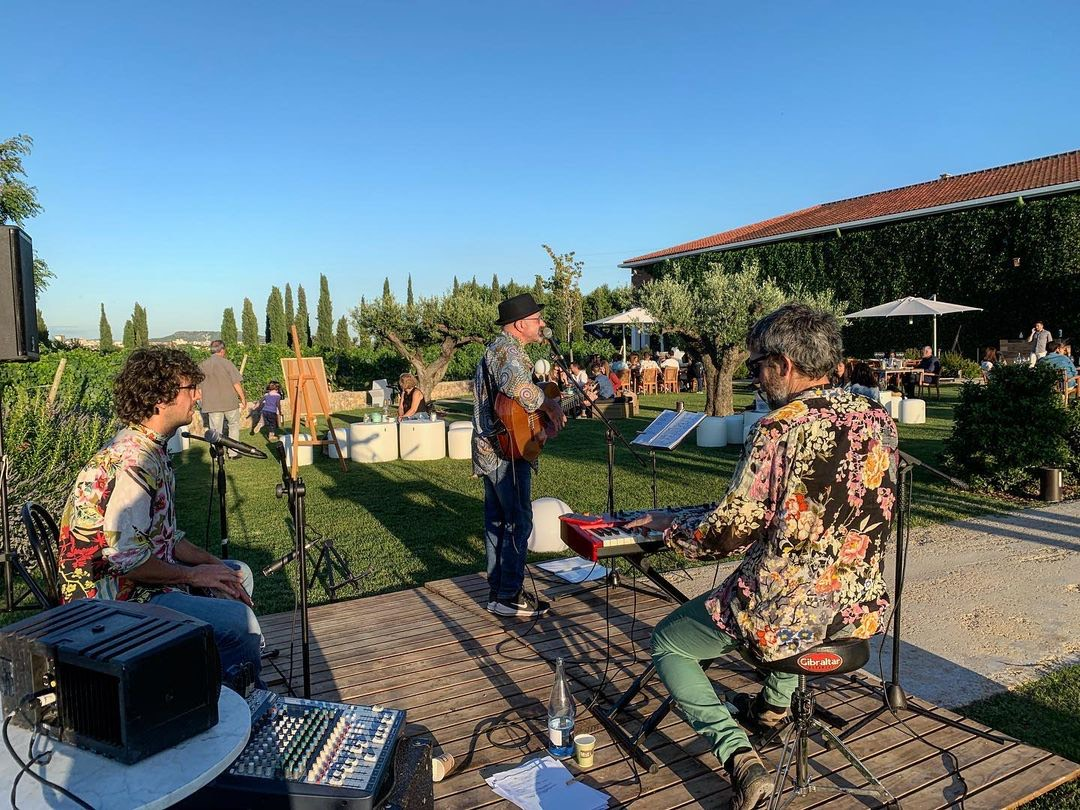
#> input picture assets/img/RumbaCatalana.jpeg, 1080 x 810 px, given in place of WhatsApp Image 2026-05-19 at 21.37.29.jpeg, which was not available
$ python generate_mirabe_corporate_post.py
#> lines starting #> are read from the running program, lines starting #| are printed output that depends on the picture; pictures that were not available may be replaced by others from this repository, and a replacement may not be noted
from pathlib import Path
import shutil

from PIL import Image, ImageDraw, ImageEnhance, ImageFilter, ImageOps


ROOT = Path(__file__).resolve().parents[2]
OUT = ROOT / "assets" / "social" / "mirabe-2026-05-19"
SOURCE = OUT / "source"
DOC = ROOT / "docs" / "social" / "mirabe-2026-05-19-publishing-pack.md"
DOWNLOADS = Path("/Users/albertbitdj/Downloads")
INPUTS = {
    "room": DOWNLOADS / "WhatsApp Image 2026-05-19 at 21.37.29.jpeg",
    "speaker": DOWNLOADS / "WhatsApp Image 2026-05-19 at 21.37.29 (3).jpeg",
    "technical": DOWNLOADS / "WhatsApp Image 2026-05-19 at 21.37.29 (4).jpeg",
    "ambience": DOWNLOADS / "WhatsApp Image 2026-05-19 at 21.37.29 (2).jpeg",
}

SIZE = (1080, 1350)
def cover(path, size=SIZE, focal_y=0.5):
    img = ImageOps.exif_transpose(Image.open(path)).convert("RGB")
    ratio = max(size[0] / img.width, size[1] / img.height)
    resized = img.resize((int(img.width * ratio), int(img.height * ratio)), Image.LANCZOS)
    x = (resized.width - size[0]) // 2
    y = int(resized.height * focal_y - size[1] / 2)
    y = max(0, min(y, resized.height - size[1]))
    return resized.crop((x, y, x + size[0], y + size[1]))


def enhance(img):
    img = ImageEnhance.Color(img).enhance(0.96)
    img = ImageEnhance.Contrast(img).enhance(1.08)
    img = ImageEnhance.Sharpness(img).enhance(1.08)
    return img


def add_vignette(img):
    canvas = img.convert("RGBA")
    w, h = canvas.size
    overlay = Image.new("RGBA", canvas.size, (0, 0, 0, 0))
    draw = ImageDraw.Draw(overlay)
    for y in range(h):
        alpha = max(0, int((y - h * 0.55) * 0.18))
        draw.line((0, y, w, y), fill=(0, 0, 0, min(alpha, 110)))
    for x in range(w):
        edge = max(0, 80 - min(x, w - x))
        if edge:
            draw.line((x, 0, x, h), fill=(0, 0, 0, min(edge, 70)))
    return Image.alpha_composite(canvas, overlay)


def blur_area(img, area):
    canvas = img.convert("RGBA")
    patch = canvas.crop(area).filter(ImageFilter.GaussianBlur(14))
    canvas.paste(patch, area)
    return canvas


def mask_room_screen(img):
    canvas = img.convert("RGBA")
    area = (130, 300, 700, 610)
    patch = canvas.crop(area).filter(ImageFilter.GaussianBlur(12))
    canvas.paste(patch, area)
    return canvas


def save_slide(key, out_name, focal_y, blur_areas=()):
    img = enhance(cover(INPUTS[key], focal_y=focal_y))
    canvas = add_vignette(img)
    for area in blur_areas:
        canvas = blur_area(canvas, area)
    canvas.convert("RGB").save(OUT / out_name, quality=95)


def write_review():
    html = """<!doctype html>
<html lang="es">
  <head>
    <meta charset="utf-8" />
    <meta name="viewport" content="width=device-width, initial-scale=1" />
    <title>Mirabé · Evento corporativo</title>
    <style>
      body { margin: 0; background: #0b0d10; color: white; font-family: Arial, sans-serif; }
      main { max-width: 1180px; margin: 0 auto; padding: 32px 20px; }
      h1 { margin: 0 0 8px; font-size: 30px; }
      p, pre { color: #c8ced8; }
      a { color: #f0d08a; }
      .grid { display: grid; grid-template-columns: repeat(auto-fit, minmax(245px, 1fr)); gap: 16px; }
      img { width: 100%; display: block; border-radius: 8px; background: #050608; }
      .copy { margin-top: 28px; background: #151920; border: 1px solid #2a3039; border-radius: 8px; padding: 18px; }
      pre { white-space: pre-wrap; font-family: Arial, sans-serif; line-height: 1.45; margin: 0; }
    </style>
  </head>
  <body>
    <main>
      <h1>Mirabé · Evento corporativo</h1>
      <p>Borrador para revisión. Propuesta: carrusel de 3 slides, no publicar hasta aprobación.</p>
      <p><a href="../../../docs/social/mirabe-2026-05-19-publishing-pack.md">Ver pack de publicación</a></p>
      <section class="grid">
        <img src="mirabe-corporate-01-room.png" alt="">
        <img src="mirabe-corporate-02-speaker.png" alt="">
        <img src="mirabe-corporate-03-room-wide.png" alt="">
      </section>
      <section class="copy">
        <pre>Ayer estuvimos en Mirabé dando soporte técnico a un evento corporativo: pantalla, sonido, microfonía y seguimiento de la presentación.

Un trabajo discreto, pero importante: que se escuche bien, que se vea claro y que el evento avance con naturalidad.

Con @homsdani al frente del montaje y la coordinación técnica.

Eventos corporativos, presentaciones y celebraciones privadas en Barcelona, Girona y Costa Brava.

#EventoCorporativo #MirabeBarcelona #SonidoEventos #EventosBarcelona #CostaBravaMusicEvents #CorporateEvents #DaniHoms</pre>
      </section>
    </main>
  </body>
</html>
"""
    (OUT / "review.html").write_text(html, encoding="utf-8")


def write_doc():
    DOC.parent.mkdir(parents=True, exist_ok=True)
    DOC.write_text(
        """# Mirabé - Evento corporativo

Estado: borrador para revisión. No publicar hasta aprobación.

Fecha del evento: 19/05/2026.

Formato recomendado: carrusel Instagram de 3 slides.

Motivo: solo hay fotos verticales, sin vídeo. Un carrusel queda más natural que un reel montado con fotos.

## Assets

- Slide 1: `assets/social/mirabe-2026-05-19/mirabe-corporate-01-room.png`
- Slide 2: `assets/social/mirabe-2026-05-19/mirabe-corporate-02-speaker.png`
- Slide 3: `assets/social/mirabe-2026-05-19/mirabe-corporate-03-room-wide.png`
- Review: `assets/social/mirabe-2026-05-19/review.html`

## Tratamiento aplicado

- Recorte 4:5 para feed.
- Corrección ligera de contraste, color y nitidez.
- Texto sensible de pantalla suavizado.
- Sin nombres de cliente ni datos internos.
- Sin textos ni logos sobre las imágenes.

## Caption

> Ayer estuvimos en Mirabé dando soporte técnico a un evento corporativo: pantalla, sonido, microfonía y seguimiento de la presentación.
>
> Un trabajo discreto, pero importante: que se escuche bien, que se vea claro y que el evento avance con naturalidad.
>
> Con @homsdani al frente del montaje y la coordinación técnica.
>
> Eventos corporativos, presentaciones y celebraciones privadas en Barcelona, Girona y Costa Brava.

Hashtags:

`#EventoCorporativo #MirabeBarcelona #SonidoEventos #EventosBarcelona #CostaBravaMusicEvents #CorporateEvents #DaniHoms`

## Publicación

- Etiquetar/mencionar a `@homsdani`.
- Ubicación sugerida: Mirabé Barcelona.
- No etiquetar clientes ni asistentes.
""",
        encoding="utf-8",
    )


def main():
    OUT.mkdir(parents=True, exist_ok=True)
    SOURCE.mkdir(parents=True, exist_ok=True)
    for key, src in INPUTS.items():
        shutil.copy2(src, SOURCE / f"{key}.jpeg")

    save_slide("room", "mirabe-corporate-01-room.png", 0.56, blur_areas=((130, 300, 700, 610),))
#> in cover, img is the input picture: PIL image 1080x810 RGB; mean R, G, B 98.4, 115, 121.8
#> in cover, `return resized.crop((x, y, x + size[0], y + size[1]))`:
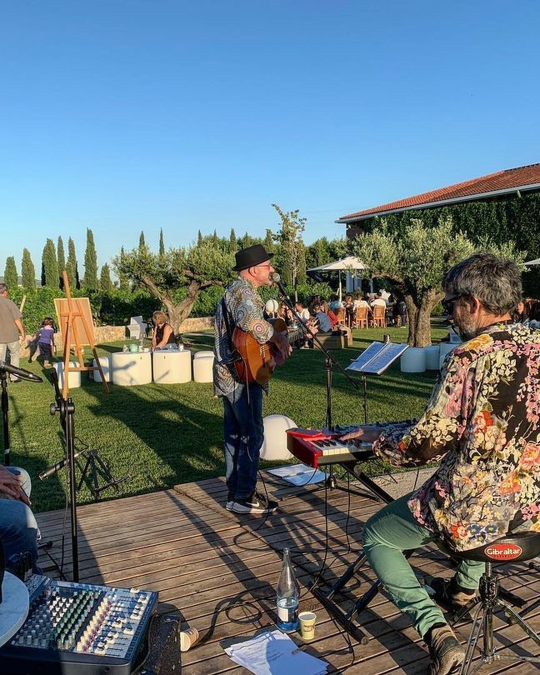
#> returned value: PIL image 1080x1350 RGB (shown at 1/2 size); mean R, G, B 102.1, 118.8, 125.7
#> in add_vignette, `overlay = Image.new("RGBA", canvas.size, (0, 0, 0, 0))`: overlay: PIL image 1080x1350 RGBA; every value is 0
#> the loop in save_slide, `for area in blur_areas:` made 1 pass
#> pass 1, in blur_area, `patch = canvas.crop(area).filter(ImageFilter.GaussianBlur(14))`:
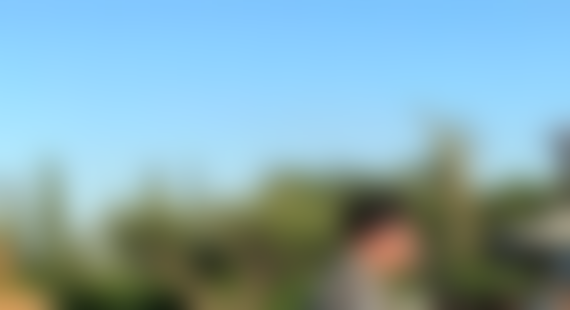
#> patch: PIL image 570x310 RGBA; mean R, G, B, A 131.8, 167.2, 175.4, 255
#> pass 1, in save_slide, `canvas = blur_area(canvas, area)`:
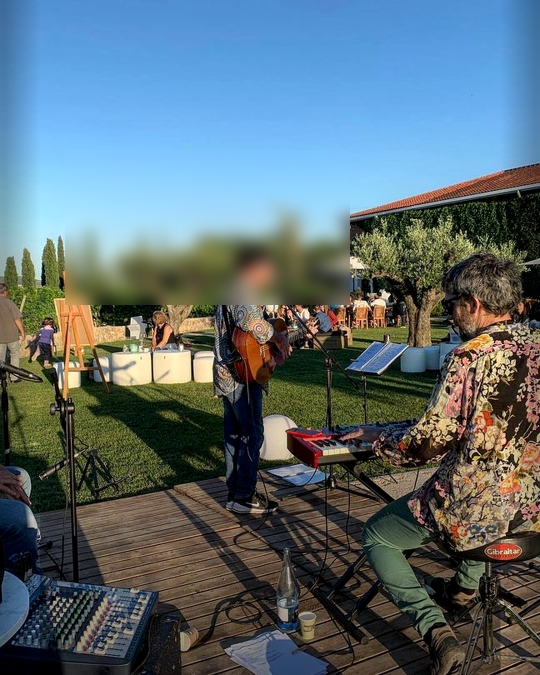
#> canvas: PIL image 1080x1350 RGBA (shown at 1/2 size); mean R, G, B, A 91.1, 108.5, 116.1, 255
    save_slide("speaker", "mirabe-corporate-02-speaker.png", 0.54)
#> call 2 of cover, with size = (1080, 1350), focal_y = 0.54
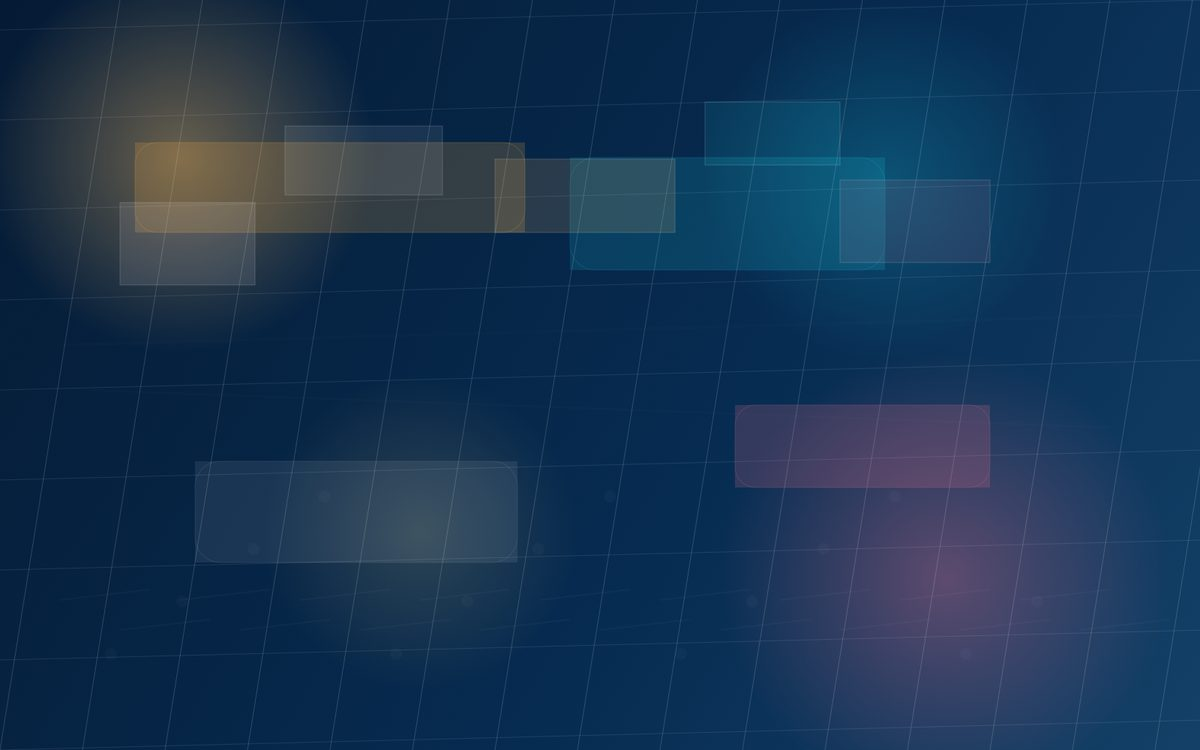
#> input picture assets/img/abstract-venue-card-1200.jpg, 1200 x 750 px, given in place of WhatsApp Image 2026-05-19 at 21.37.29 (3).jpeg, which was not available
#> in cover, img is the input picture: PIL image 1200x750 RGB; mean R, G, B 23.7, 52.6, 83.1
#> in cover (call 2), `return resized.crop((x, y, x + size[0], y + size[1]))`:
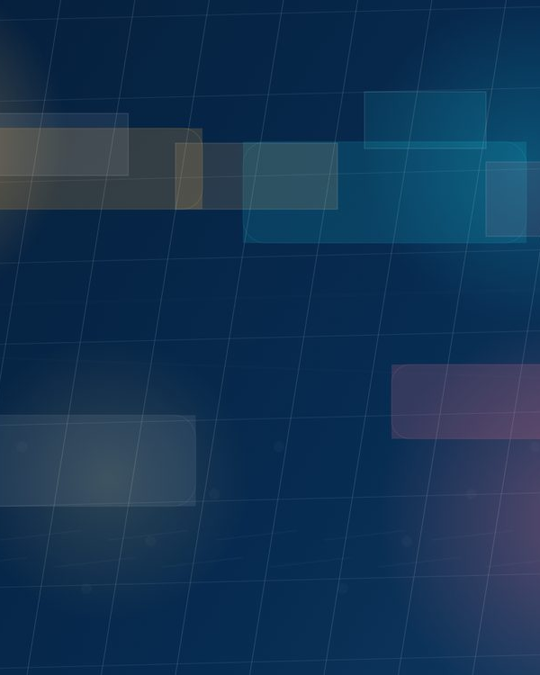
#> returned value: PIL image 1080x1350 RGB (shown at 1/2 size); mean R, G, B 19.8, 51.7, 83.6
#> in add_vignette (call 2), `return Image.alpha_composite(canvas, overlay)`:
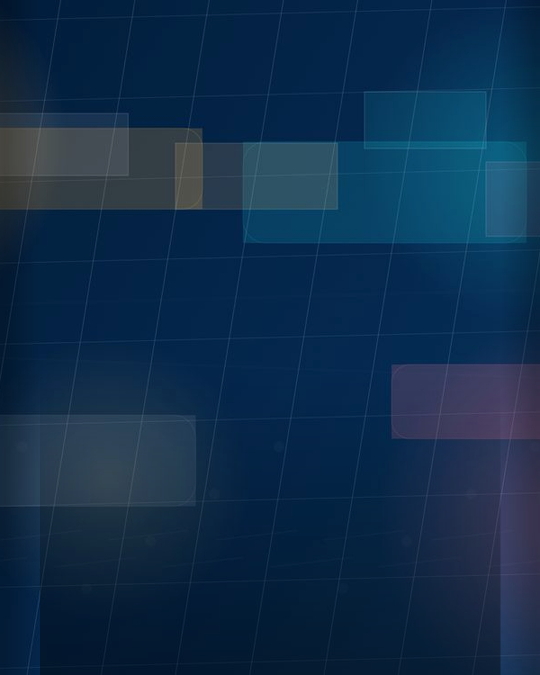
#> returned value: PIL image 1080x1350 RGBA (shown at 1/2 size); mean R, G, B, A 16, 45.4, 75.1, 255
    save_slide("technical", "mirabe-corporate-03-room-wide.png", 0.50, blur_areas=((360, 470, 704, 586),))
#> the loop in save_slide (call 3), `for area in blur_areas:` made 1 pass
#> pass 1, in blur_area (call 2), `patch = canvas.crop(area).filter(ImageFilter.GaussianBlur(14))`:
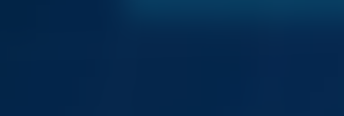
#> patch: PIL image 344x116 RGBA; mean R, G, B, A 4.9, 40.9, 78, 255
    write_review()
    write_doc()


if __name__ == "__main__":
    main()
